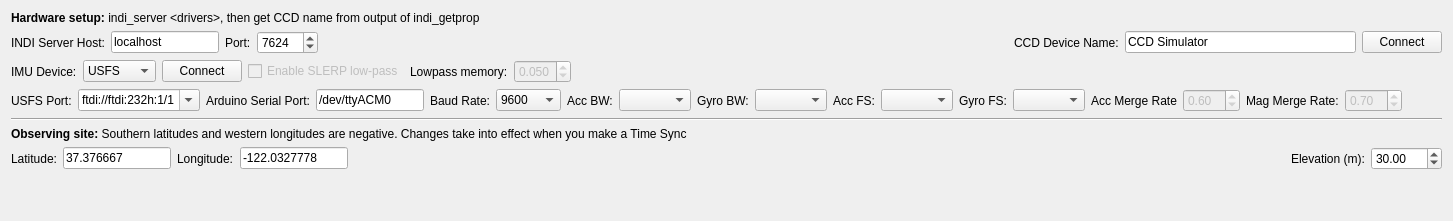
        <widget class="QWidget" name="settingsTab">
         <attribute name="title">
          <string>Hardware and Site</string>
         </attribute>
         <layout class="QVBoxLayout" name="verticalLayout_2">
          <item>
           <widget class="QLabel" name="label_4">
            <property name="maximumSize">
             <size>
              <width>12345678</width>
              <height>100</height>
             </size>
            </property>
            <property name="text">
             <string>&lt;html&gt;&lt;head/&gt;&lt;body&gt;&lt;p&gt;&lt;span style=&quot; font-weight:600;&quot;&gt;Hardware setup:&lt;/span&gt; indi_server &amp;lt;drivers&amp;gt;, then get CCD name from output of indi_getprop&lt;/p&gt;&lt;/body&gt;&lt;/html&gt;</string>
            </property>
            <property name="wordWrap">
             <bool>true</bool>
            </property>
           </widget>
          </item>
          <item>
           <layout class="QHBoxLayout" name="horizontalLayout_5">
            <item>
             <widget class="QLabel" name="label_5">
              <property name="text">
               <string>INDI Server Host:</string>
              </property>
             </widget>
            </item>
            <item>
             <widget class="QLineEdit" name="indiHostLineEdit">
              <property name="sizePolicy">
               <sizepolicy hsizetype="Preferred" vsizetype="Fixed">
                <horstretch>0</horstretch>
                <verstretch>0</verstretch>
               </sizepolicy>
              </property>
              <property name="text">
               <string>localhost</string>
              </property>
             </widget>
            </item>
            <item>
             <widget class="QLabel" name="label_6">
              <property name="text">
               <string>Port:</string>
              </property>
             </widget>
            </item>
            <item>
             <widget class="QSpinBox" name="indiPortSpinBox">
              <property name="minimum">
               <number>1</number>
              </property>
              <property name="maximum">
               <number>65535</number>
              </property>
              <property name="value">
               <number>7624</number>
              </property>
             </widget>
            </item>
            <item>
             <spacer name="horizontalSpacer_25">
              <property name="orientation">
               <enum>Qt::Horizontal</enum>
              </property>
              <property name="sizeHint" stdset="0">
               <size>
                <width>40</width>
                <height>20</height>
               </size>
              </property>
             </spacer>
            </item>
            <item>
             <widget class="QLabel" name="label_7">
              <property name="text">
               <string>CCD Device Name:</string>
              </property>
             </widget>
            </item>
            <item>
             <widget class="QLineEdit" name="indiDeviceLineEdit">
              <property name="sizePolicy">
               <sizepolicy hsizetype="Preferred" vsizetype="Fixed">
                <horstretch>0</horstretch>
                <verstretch>0</verstretch>
               </sizepolicy>
              </property>
              <property name="minimumSize">
               <size>
                <width>231</width>
                <height>0</height>
               </size>
              </property>
              <property name="text">
               <string>CCD Simulator</string>
              </property>
             </widget>
            </item>
            <item>
             <widget class="QPushButton" name="indiConnectButton">
              <property name="text">
               <string>Connect</string>
              </property>
             </widget>
            </item>
           </layout>
          </item>
          <item>
           <layout class="QHBoxLayout" name="horizontalLayout_6">
            <item>
             <widget class="QLabel" name="label_54">
              <property name="text">
               <string>IMU Device:</string>
              </property>
             </widget>
            </item>
            <item>
             <widget class="QComboBox" name="imuDeviceComboBox">
              <item>
               <property name="text">
                <string>USFS</string>
               </property>
              </item>
              <item>
               <property name="text">
                <string>Arduino</string>
               </property>
              </item>
             </widget>
            </item>
            <item>
             <widget class="QPushButton" name="imuConnectButton">
              <property name="text">
               <string>Connect</string>
              </property>
             </widget>
            </item>
            <item>
             <widget class="QCheckBox" name="imuLowpassCheckBox">
              <property name="enabled">
               <bool>false</bool>
              </property>
              <property name="text">
               <string>Enable SLERP low-pass</string>
              </property>
             </widget>
            </item>
            <item>
             <widget class="QLabel" name="label_40">
              <property name="text">
               <string>Lowpass memory:</string>
              </property>
             </widget>
            </item>
            <item>
             <widget class="QDoubleSpinBox" name="imuLowpassMemorySpinBox">
              <property name="enabled">
               <bool>false</bool>
              </property>
              <property name="decimals">
               <number>3</number>
              </property>
              <property name="minimum">
               <double>0.005000000000000</double>
              </property>
              <property name="maximum">
               <double>0.995000000000000</double>
              </property>
              <property name="singleStep">
               <double>0.010000000000000</double>
              </property>
              <property name="value">
               <double>0.050000000000000</double>
              </property>
             </widget>
            </item>
            <item>
             <spacer name="horizontalSpacer_10">
              <property name="orientation">
               <enum>Qt::Horizontal</enum>
              </property>
              <property name="sizeHint" stdset="0">
               <size>
                <width>40</width>
                <height>20</height>
               </size>
              </property>
             </spacer>
            </item>
           </layout>
          </item>
          <item>
           <layout class="QHBoxLayout" name="horizontalLayout_20">
            <item>
             <widget class="QLabel" name="imuI2cPortLabel">
              <property name="text">
               <string>USFS Port:</string>
              </property>
             </widget>
            </item>
            <item>
             <widget class="QComboBox" name="imuI2cPortComboBox">
              <property name="editable">
               <bool>true</bool>
              </property>
              <item>
               <property name="text">
                <string>ftdi://ftdi:232h:1/1</string>
               </property>
              </item>
              <item>
               <property name="text">
                <string>i2c://1</string>
               </property>
              </item>
             </widget>
            </item>
            <item>
             <widget class="QLabel" name="imuSerialPortLabel">
              <property name="text">
               <string>Arduino Serial Port:</string>
              </property>
             </widget>
            </item>
            <item>
             <widget class="QLineEdit" name="imuSerialPortLineEdit">
              <property name="sizePolicy">
               <sizepolicy hsizetype="Preferred" vsizetype="Fixed">
                <horstretch>0</horstretch>
                <verstretch>0</verstretch>
               </sizepolicy>
              </property>
              <property name="text">
               <string>/dev/ttyACM0</string>
              </property>
             </widget>
            </item>
            <item>
             <widget class="QLabel" name="imuBaudRateLabel">
              <property name="text">
               <string>Baud Rate:</string>
              </property>
             </widget>
            </item>
            <item>
             <widget class="QComboBox" name="imuBaudRateComboBox">
              <item>
               <property name="text">
                <string>9600</string>
               </property>
              </item>
              <item>
               <property name="text">
                <string>15200</string>
               </property>
              </item>
             </widget>
            </item>
            <item>
             <widget class="QLabel" name="imuAccelBWLabel">
              <property name="text">
               <string>Acc BW:</string>
              </property>
             </widget>
            </item>
            <item>
             <widget class="QComboBox" name="imuAccelBWComboBox"/>
            </item>
            <item>
             <widget class="QLabel" name="imuGyroBWLabel">
              <property name="text">
               <string>Gyro BW:</string>
              </property>
             </widget>
            </item>
            <item>
             <widget class="QComboBox" name="imuGyroBWComboBox"/>
            </item>
            <item>
             <widget class="QLabel" name="imuAccelRangeLabel">
              <property name="text">
               <string>Acc FS:</string>
              </property>
             </widget>
            </item>
            <item>
             <widget class="QComboBox" name="imuAccelRangeComboBox"/>
            </item>
            <item>
             <widget class="QLabel" name="imuGyroRangeLabel">
              <property name="text">
               <string>Gyro FS:</string>
              </property>
             </widget>
            </item>
            <item>
             <widget class="QComboBox" name="imuGyroRangeComboBox"/>
            </item>
            <item>
             <widget class="QLabel" name="imuAccelMergeRateLabel">
              <property name="text">
               <string>Acc Merge Rate</string>
              </property>
             </widget>
            </item>
            <item>
             <widget class="QDoubleSpinBox" name="imuAccelMergeRateSpinBox">
              <property name="enabled">
               <bool>false</bool>
              </property>
              <property name="maximum">
               <double>10.000000000000000</double>
              </property>
              <property name="value">
               <double>0.600000000000000</double>
              </property>
             </widget>
            </item>
            <item>
             <widget class="QLabel" name="imuMagMergeRateLabel">
              <property name="text">
               <string>Mag Merge Rate:</string>
              </property>
             </widget>
            </item>
            <item>
             <widget class="QDoubleSpinBox" name="imuMagMergeRateSpinBox">
              <property name="enabled">
               <bool>false</bool>
              </property>
              <property name="maximum">
               <double>10.000000000000000</double>
              </property>
              <property name="value">
               <double>0.700000000000000</double>
              </property>
             </widget>
            </item>
            <item>
             <spacer name="horizontalSpacer_26">
              <property name="orientation">
               <enum>Qt::Horizontal</enum>
              </property>
              <property name="sizeHint" stdset="0">
               <size>
                <width>40</width>
                <height>20</height>
               </size>
              </property>
             </spacer>
            </item>
           </layout>
          </item>
          <item>
           <widget class="Line" name="line">
            <property name="orientation">
             <enum>Qt::Horizontal</enum>
            </property>
           </widget>
          </item>
          <item>
           <widget class="QLabel" name="label_23">
            <property name="maximumSize">
             <size>
              <width>800</width>
              <height>100</height>
             </size>
            </property>
            <property name="text">
             <string>&lt;html&gt;&lt;head/&gt;&lt;body&gt;&lt;p&gt;&lt;span style=&quot; font-weight:600;&quot;&gt;Observing site:&lt;/span&gt; Southern latitudes and western longitudes are negative. Changes take into effect when you make a Time Sync&lt;/p&gt;&lt;/body&gt;&lt;/html&gt;</string>
            </property>
            <property name="wordWrap">
             <bool>true</bool>
            </property>
           </widget>
          </item>
          <item>
           <layout class="QHBoxLayout" name="horizontalLayout_4">
            <item>
             <widget class="QLabel" name="label_24">
              <property name="text">
               <string>Latitude:</string>
              </property>
             </widget>
            </item>
            <item>
             <widget class="QLineEdit" name="siteLatitudeLineEdit">
              <property name="sizePolicy">
               <sizepolicy hsizetype="Preferred" vsizetype="Fixed">
                <horstretch>0</horstretch>
                <verstretch>0</verstretch>
               </sizepolicy>
              </property>
              <property name="text">
               <string>37.376667</string>
              </property>
             </widget>
            </item>
            <item>
             <widget class="QLabel" name="label_25">
              <property name="text">
               <string>Longitude:</string>
              </property>
             </widget>
            </item>
            <item>
             <widget class="QLineEdit" name="siteLongitudeLineEdit">
              <property name="sizePolicy">
               <sizepolicy hsizetype="Preferred" vsizetype="Fixed">
                <horstretch>0</horstretch>
                <verstretch>0</verstretch>
               </sizepolicy>
              </property>
              <property name="text">
               <string>-122.0327778</string>
              </property>
             </widget>
            </item>
            <item>
             <spacer name="horizontalSpacer_14">
              <property name="orientation">
               <enum>Qt::Horizontal</enum>
              </property>
              <property name="sizeHint" stdset="0">
               <size>
                <width>40</width>
                <height>20</height>
               </size>
              </property>
             </spacer>
            </item>
            <item>
             <widget class="QLabel" name="label_26">
              <property name="text">
               <string>Elevation (m):</string>
              </property>
             </widget>
            </item>
            <item>
             <widget class="QDoubleSpinBox" name="siteElevationSpinBox">
              <property name="minimum">
               <double>-300.000000000000000</double>
              </property>
              <property name="maximum">
               <double>8500.000000000000000</double>
              </property>
              <property name="singleStep">
               <double>10.000000000000000</double>
              </property>
              <property name="value">
               <double>30.000000000000000</double>
              </property>
             </widget>
            </item>
           </layout>
          </item>
          <item>
           <spacer name="verticalSpacer_3">
            <property name="orientation">
             <enum>Qt::Vertical</enum>
            </property>
            <property name="sizeHint" stdset="0">
             <size>
              <width>20</width>
              <height>40</height>
             </size>
            </property>
           </spacer>
          </item>
         </layout>
        </widget>
